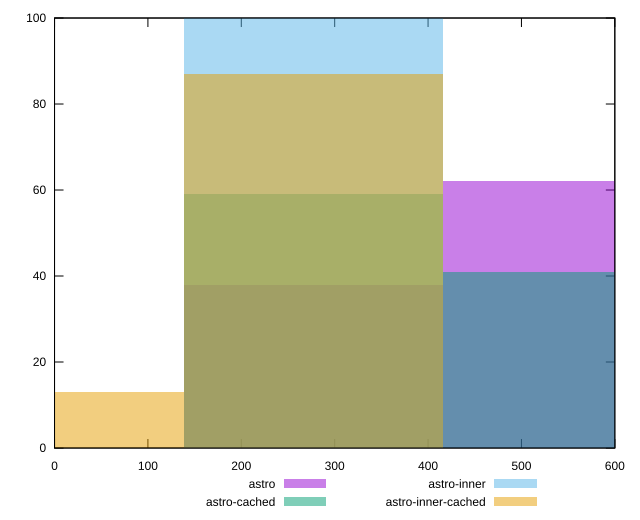

Source code (gnuplot):
reset

$astro <<EOF
554.3612482137693 62
277.18062410688464 38
EOF

$astroCached <<EOF
554.3612482137693 41
277.18062410688464 59
EOF

$astroInner <<EOF
277.18062410688464 100
EOF

$astroInnerCached <<EOF
277.18062410688464 87
0 13
EOF

set key outside below
set boxwidth 277.18062410688464
set xrange [0:600]
set yrange [0:100]
set trange [0:100]
set style fill transparent solid 0.5 noborder
set terminal svg size 640, 520 enhanced background rgb 'white'
set output "reports/report_00033_2021-03-01T14-23-16.841Z/unused-css-rules/comparison/histogram/all_raw.svg"

plot $astro title "astro" with boxes, \
     $astroCached title "astro-cached" with boxes, \
     $astroInner title "astro-inner" with boxes, \
     $astroInnerCached title "astro-inner-cached" with boxes

reset
